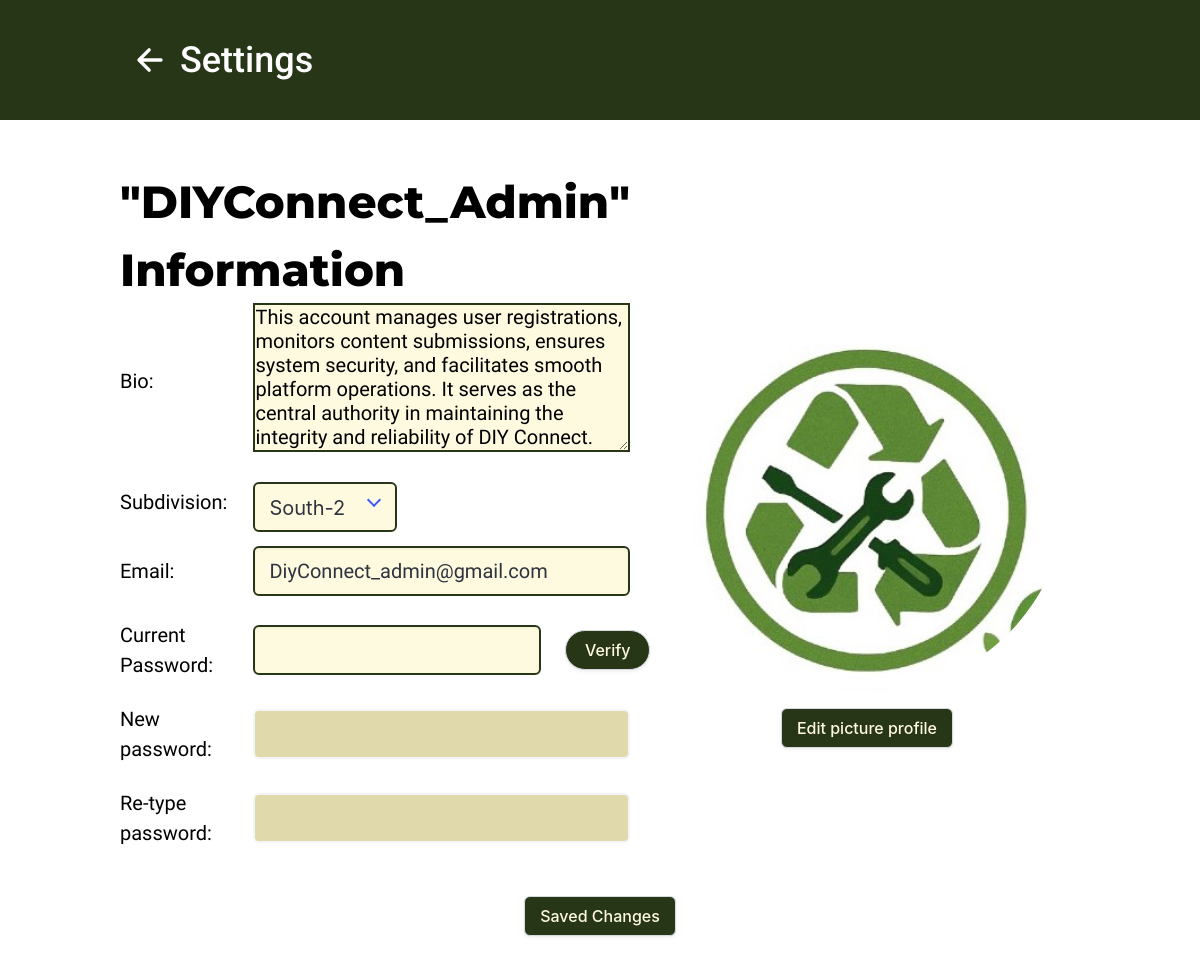
The app's page /diyconn/setting/ (signed in) with its own data.
### main/models.py (models this page shows, shortened)
class UserSites(AbstractBaseUser,PermissionsMixin,BaseUserManager):
    ID = models.AutoField(primary_key=True)
    first_name = models.CharField(max_length=255)
    last_name = models.CharField(max_length=255)
    email = models.CharField(max_length=255)
    password = models.CharField(max_length=255)
    last_login = models.DateTimeField(auto_now=True)
    profile_picture = models.ImageField(upload_to=user_profile_pic_path)
    city_or_municipality = models.CharField(max_length=255)
    role = models.CharField(max_length=20, choices=UserSiteRole.choices, default=UserSiteRole.CONTRIBUTOR)
    username = models.CharField(max_length=255)
    date_created = models.DateTimeField(auto_now_add=True)
    bio = models.CharField(max_length=250, null=True, blank=True)
    subdivision = models.CharField(max_length=50)
    is_active = models.BooleanField(default=True)  # Indicates whether the user can log in
    is_staff = models.BooleanField(default=False)  # Determines if the user can access the admin site
    is_superuser = models.BooleanField(default=False)  # If True, the user has all permissions
    groups = models.ManyToManyField(
        'auth.Group',
        related_name='user_sites',  # Custom related_name to avoid the clash
        blank=True
    )
    user_permissions = models.ManyToManyField(
        'auth.Permission',
        related_name='user_sites_permissions',  # Custom related_name to avoid clash
        blank=True
    )
    objects = UserSiteManager()
    USERNAME_FIELD = 'username'
    REQUIRED_FIELDS = ['email']

### main/views.py (the view)
# urls.py: path('diyconn/setting/', views.setting,  name="setting"),
@login_required
def setting(request):
    get_user= UserSites.objects.get(ID=request.user.ID)
    print("setting")
    context ={"user":get_user}
    return render(request,'main/subpages/settings/setting.html', context)

### main/templates/main/subpages/settings/setting.html (shortened to what this page needs)
{% extends '../subpages_base.html' %}
    {% block content %}
    <div class="container">
      <div class="columns is-vcentered">
        <div class="column">
          <h1 class="sty-header-profile">"{{ user.username }}" Information</h1>
          <div class="columns is-vcentered is-mobile">
            <div class="column is-3">
              <h1 class="sty-label">Bio:</h1>
            </div>
            <div class="column">
              <textarea
                name=""
                id="inp_bio"
                class="sty-mdl-bio-text-area sty_inputs"
              >
{{ user.bio }}</textarea
              >
            </div>
          </div>
          <div class="columns is-vcentered is-mobile">
            <div class="column is-3">
              <h1 class="sty-label">Subdivision:</h1>
            </div>
            <div class="column">
              <div class="sty_inp_dropdown_mobile">
                <div class="select sty_inp_dropdown">
                  <select id="inp_subdivision">
                    <option value="South-2">South-2</option>
                  </select>
                </div>
              </div>
            </div>
          </div>
          <div class="columns is-vcentered is-mobile">
            <div class="column is-3">
              <h1 class="sty-label">Email:</h1>
            </div>
            <div class="column">
              <input
                type="text"
                class="input sty_inputs"
                value="{{ user.email }}"
              />
            </div>
          </div>
          <div class="columns is-vcentered is-mobile">
            <div class="column is-3">
              <h1 class="sty-label">Current Password:</h1>
            </div>
            <div class="column">
              <input
                type="text"
                class="input sty_inputs"
                id="inp_verify_password"
              />
            </div>
            <div class="column has-text-centered is-2">
              <div class="sty-mobile-verify">
                <div
                  class="button is-rounded sty-btn-all"
                  onclick="btn_verify_password(event)"
                >
                  Verify
                </div>
              </div>
            </div>
          </div>
          <div class="columns is-vcentered is-mobile">
            <div class="column is-3">
              <h1 class="sty-label">New password:</h1>
            </div>
            <div class="column">
              <input
                type="text"
                id="inp_new_password"
                class="input sty_inputs"
              />
            </div>
          </div>
          <div class="columns is-vcentered is-mobile">
            <div class="column is-3">
              <h1 class="sty-label">Re-type password:</h1>
            </div>
            <div class="column">
              <input
                type="text"
                id="inp_retype_password"
                class="input sty_inputs"
              />
            </div>
          </div>
        </div>
        <div class="column">
          <div class="has-text-centered">
            <div class="sty-profile-img">
              {% if user.profile_picture %}
              <img
                src="{{ user.profile_picture.url }}"
                alt="Profile Picture"
                id="show_profile_img"
              />
              {% else %}
              <img
                src="/static/images/default.png"
                alt="Default Profile"
                id="show_profile_img"
              />
              {% endif %}
            </div>
            <div class="button mt-4 sty-btn-all" id="btn_edit_profile">
              Edit picture profile
            </div>
          </div>
        </div>
      </div>
      <div class="has-text-centered">
        <div class="button sty-btn-all" onclick="mdl_open_setting()">
          Saved Changes
        </div>
      </div>
    </div>
    {% endblock content %}

### records on screen
UserSites: username "DIYConnect_Admin", bio "This account manages user registrations, monitors content submissions, ensures system security, and facilitates smooth platform operations. It serves as the central authority in maintaining the integrity and reliability of DIY Connect.", email "DiyConnect_admin@gmail.com", profile_picture (picture)
